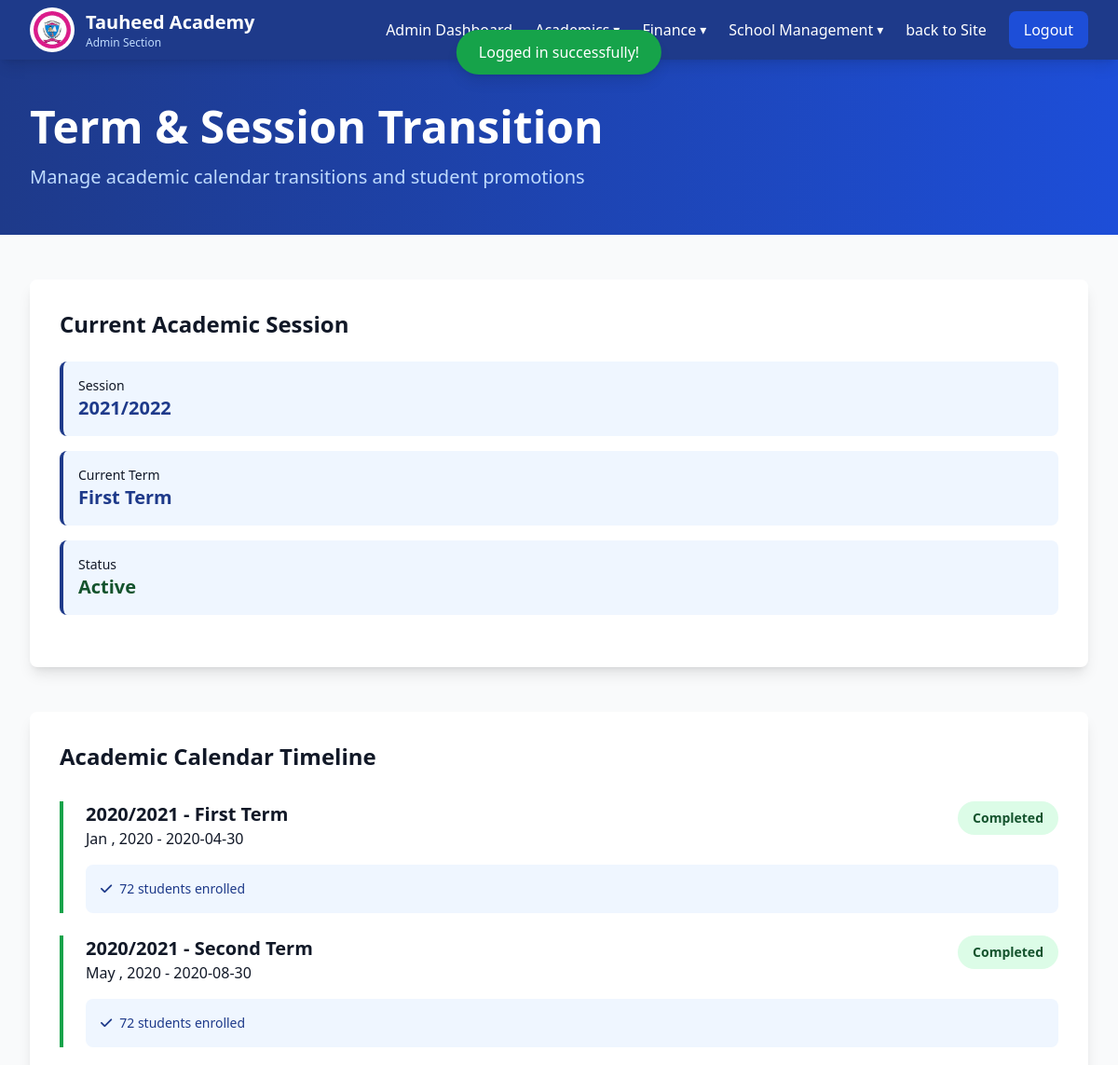
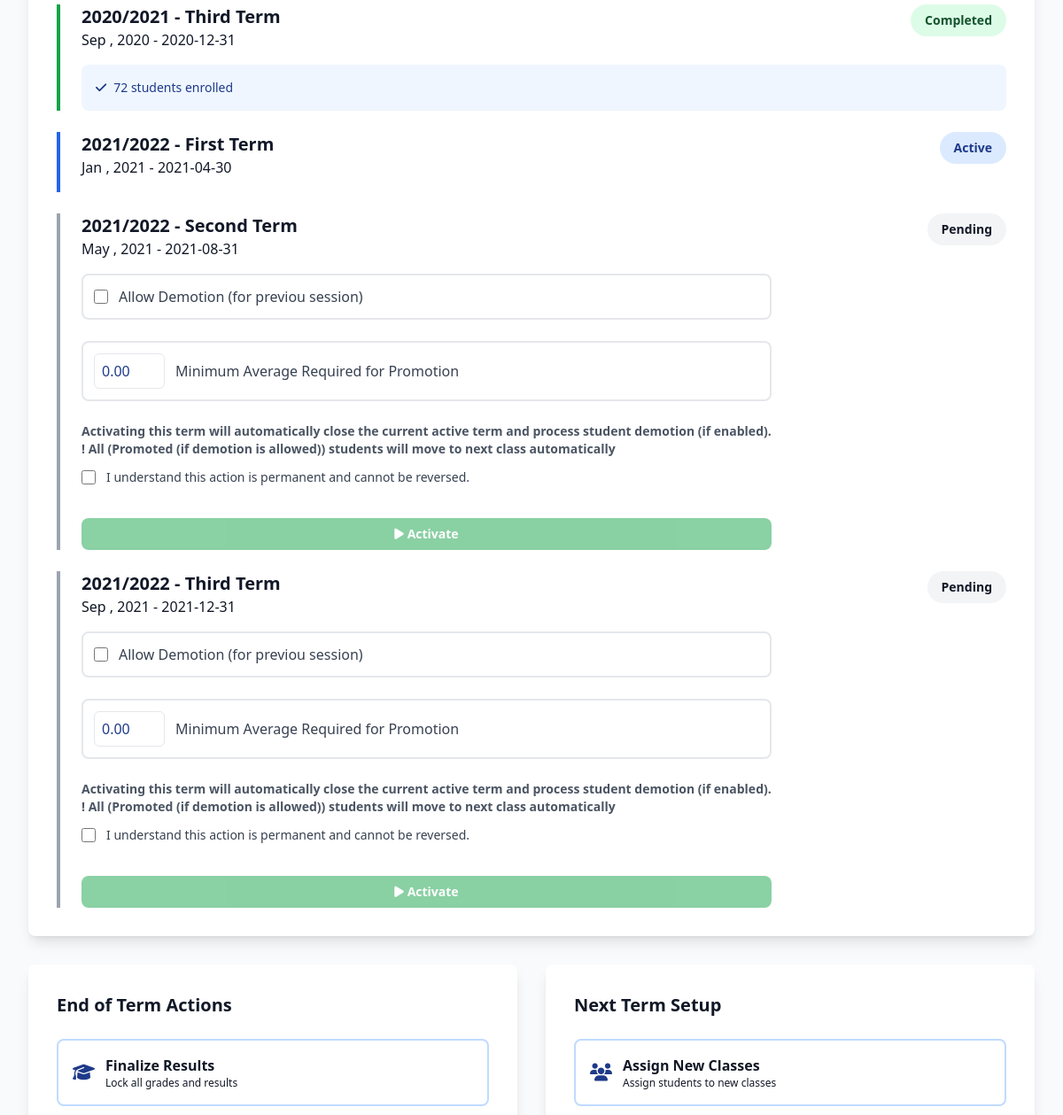
Page /pages/admin/session-term-transtion.php (signed in, upper part) on the earlier database version (2 pictures, top to bottom).
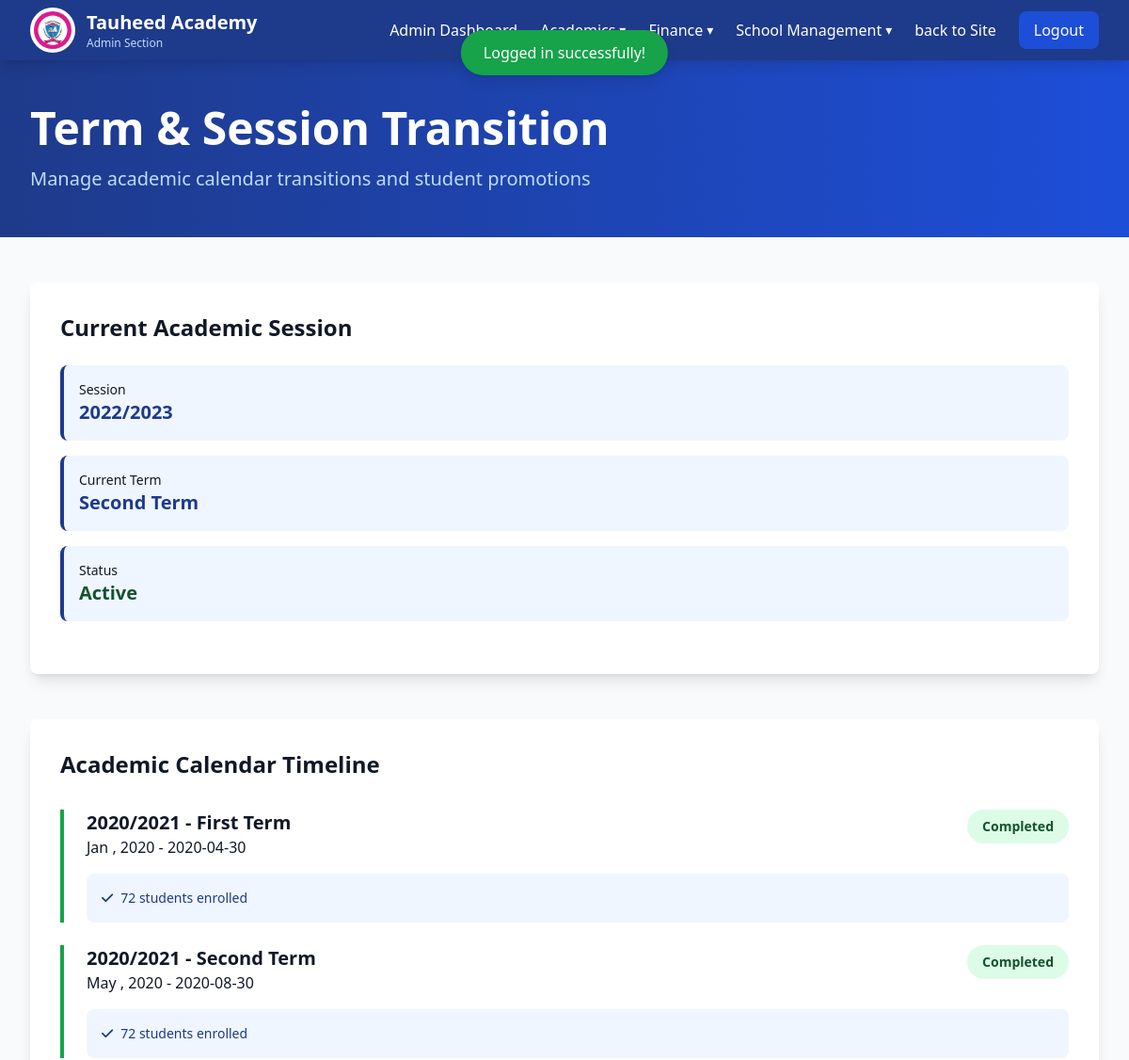
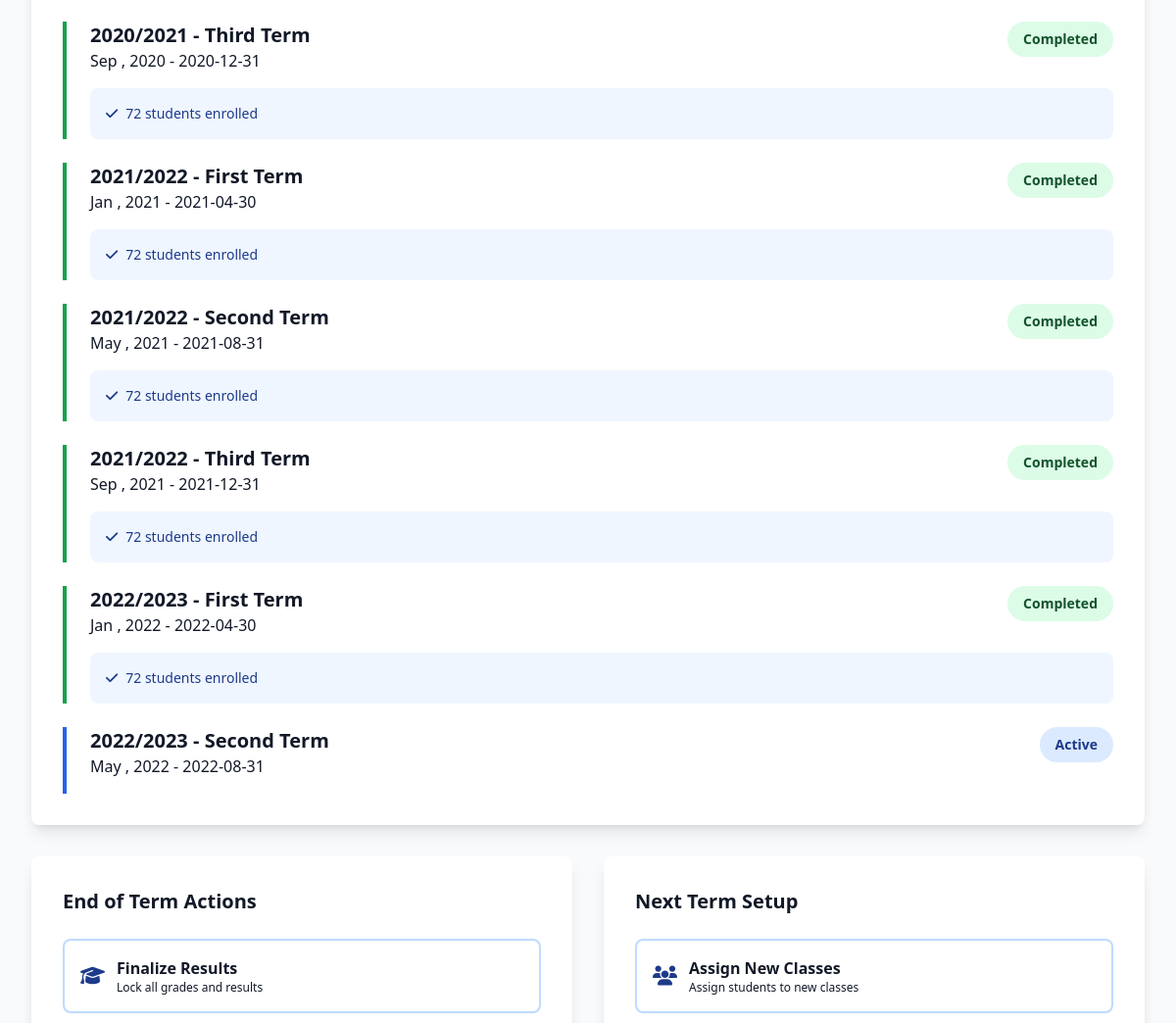
Same page on the later database version (2 pictures, top to bottom).
### tables this page shows
CREATE TABLE `schools` (
  `id` int(11) NOT NULL,
  `name` varchar(150) NOT NULL,
  `motto` varchar(255) DEFAULT NULL,
  `address` varchar(255) DEFAULT NULL,
  `phone` varchar(20) DEFAULT NULL,
  `email` varchar(100) DEFAULT NULL,
  `about_message` text DEFAULT NULL,
  `welcome_message` text DEFAULT NULL,
  `whatsapp_number` varchar(20) DEFAULT NULL,
  `facebook` varchar(255) DEFAULT NULL,
  `twitter` varchar(255) DEFAULT NULL,
  `instagram` varchar(255) DEFAULT NULL,
  `admission_number_format` varchar(255) DEFAULT NULL,
  `admission_number_format_description` varchar(255) DEFAULT NULL,
  `created_at` timestamp NOT NULL DEFAULT current_timestamp(),
  `deleted_at` datetime DEFAULT NULL,
  `updated_at` timestamp NOT NULL DEFAULT current_timestamp() ON UPDATE current_timestamp()
);

CREATE TABLE `terms` (
  `id` int(11) NOT NULL,
  `name` varchar(100) NOT NULL,
  `session_id` int(11) NOT NULL,
  `start_date` date DEFAULT NULL,
  `end_date` date DEFAULT NULL,
  `status` enum('pending','ongoing','finished') DEFAULT 'pending',
  `created_at` timestamp NOT NULL DEFAULT current_timestamp(),
  `deleted_at` datetime DEFAULT NULL,
  `updated_at` timestamp NOT NULL DEFAULT current_timestamp() ON UPDATE current_timestamp()
);

CREATE TABLE `sessions` (
  `id` int(11) NOT NULL,
  `name` varchar(100) NOT NULL,
  `start_date` date DEFAULT NULL,
  `end_date` date DEFAULT NULL,
  `status` enum('pending','ongoing','finished') DEFAULT 'pending',
  `created_at` timestamp NOT NULL DEFAULT current_timestamp(),
  `deleted_at` datetime DEFAULT NULL,
  `updated_at` timestamp NOT NULL DEFAULT current_timestamp() ON UPDATE current_timestamp()
);

### routes/functions.php (called while the page is built, shortened)
<?php
include(__DIR__ .  '/./web.php');
function route($name)
{
    global $routes, $baseUrl;
    if (isset($routes[$name])) {
        return $routes[$name]['url'];
    }
    return $baseUrl . "/index.php";
}
function asset($path)
{
    return "/tauheed-academy-project/static/" . $path;
}

### routes/web.php (called while the page is built, shortened)
<?php
$protocol = (!empty($_SERVER['HTTPS']) && $_SERVER['HTTPS'] !== 'off') ? "https" : "http";
$host = $_SERVER['HTTP_HOST'];
if ($host === 'localhost' || preg_match('/^192\.168\./', $host)) {
    $baseUrl = $protocol . "://" . $host . "/tauheed-academy-project";
} else {
    $baseUrl = $protocol . "://" . $host;
}

### pages/admin/session-term-transtion.php (the view, shortened to what this page needs)
<?php
include __DIR__ . '/../../includes/header.php';
$stmt = $pdo->prepare("
    SELECT
        terms.*,
        sessions.name AS session_name
    FROM terms
    LEFT JOIN sessions
        ON terms.session_id = sessions.id
        AND sessions.deleted_at IS NULL
    WHERE terms.deleted_at IS NULL
    ORDER BY sessions.name ASC, terms.name ASC
");
$stmt->execute();
$terms = $stmt->fetchAll(PDO::FETCH_ASSOC);
$active = 'ongoing';
$stmt = $pdo->prepare("
    SELECT
        terms.*,
        sessions.name AS session_name
    FROM terms
    LEFT JOIN sessions
        ON terms.session_id = sessions.id
        AND sessions.deleted_at IS NULL
    WHERE terms.status = ?
      AND terms.deleted_at IS NULL
    LIMIT 1
");
$stmt->execute([$active]);
$current_term = $stmt->fetch(PDO::FETCH_ASSOC);
?>
<body class="bg-gray-50">
    <?php include(__DIR__ . "/./includes/admins-section-nav.php") ?>
    <section class="bg-gradient-to-r from-blue-900 to-blue-700 text-white py-12">
        <div class="max-w-7xl mx-auto px-4 sm:px-6 lg:px-8">
            <h1 class="text-4xl md:text-5xl font-bold mb-4">Term & Session Transition</h1>
            <p class="text-xl text-blue-200">Manage academic calendar transitions and student promotions</p>
        </div>
    </section>
    <section class="py-12 bg-gray-50">
        <div class="max-w-7xl mx-auto px-4 sm:px-6 lg:px-8">
            <div class="grid grid-cols-1 md:grid-cols-1 gap-8 mb-12">
                <div class="bg-white rounded-lg shadow-lg p-8">
                    <?php if ($current_term) : ?>
                        <h2 class="text-2xl font-bold text-gray-900 mb-6">Current Academic Session</h2>
                        <div class="space-y-4 mb-6">
                            <div class="bg-blue-50 p-4 rounded-lg border-l-4 border-blue-900">
                                <p class="text-sm text-gray-900">Session</p>
                                <p class="text-xl font-bold text-blue-900"><?= $current_term['session_name'] ?></p>
                            </div>
                            <div class="bg-blue-50 p-4 rounded-lg border-l-4 border-blue-900">
                                <p class="text-sm text-gray-900">Current Term</p>
                                <p class="text-xl font-bold text-blue-900"><?= $current_term['name'] ?></p>
                            </div>
                            <div class="bg-blue-50 p-4 rounded-lg border-l-4 border-blue-900">
                                <p class="text-sm text-gray-900">Status</p>
                                <p class="text-xl font-bold text-green-900">Active</p>
                            </div>
                        </div>
                    <?php else : ?>
                        <h2 class="text-2xl font-bold text-gray-900 mb-6">No Academic Session Is Active</h2>
                    <?php endif ?>
                </div>
            </div>
            <div class="bg-white rounded-lg shadow-lg p-8 mb-8">
                <h2 class="text-2xl font-bold text-gray-900 mb-8">Academic Calendar Timeline</h2>
                <div class="space-y-6">
                    <?php foreach ($terms as $term) : ?>
                        <div class="border-l-4
                                    <?php if ($term['status'] === 'ongoing') : ?>
                                    border-blue-600
                                <?php elseif ($term['status'] === 'finished') : ?>
                                    border-green-600
                                <?php elseif ($term['status'] === 'pending') : ?>
                                    border-gray-400
                                <?php endif; ?>
                                pl-6">
                            <div class="flex justify-between items-start mb-4">
                                <div>
                                    <h3 class="text-xl font-bold text-gray-900"><?= $term['session_name'] ?> - <?= $term['name'] ?></h3>
                                    <p class="text-gray-900"><?= date('M , Y', strtotime($term['start_date'])) ?> - <?= $term['end_date'] ?></p>
                                </div>
                                <?php if ($term['status'] === 'ongoing') :  ?>
                                    <span class="px-4 py-2 bg-blue-100 text-blue-900 rounded-full text-sm font-semibold">Active</span>
                                <?php elseif ($term['status'] === 'finished') :  ?>
                                    <span class="px-4 py-2 bg-green-100 text-green-900 rounded-full text-sm font-semibold">Completed</span>
                                <?php elseif ($term['status'] === 'pending') :  ?>
                                    <span class="px-4 py-2 bg-gray-100 text-gray-900 rounded-full text-sm font-semibold">Pending</span>
                                <?php endif;  ?>
                            </div>
                            <?php if ($term['status'] === 'finished') : ?>
                                <div class="bg-blue-50 p-4 rounded-lg text-sm text-blue-900">
                                    <p><i class="fas fa-check mr-2"></i>72 students enrolled</p>
                                </div>
                            <?php endif ?>
                            <div class="flex gap-3">
                                <?php if ($term['status'] === 'pending') :  ?>
                                    <form method="POST" class="flex flex-col gap-3">
                                        <label class="flex items-center p-3 border-2 border-gray-200 rounded-lg cursor-pointer hover:bg-blue-50 mb-3">
                                            <input type="checkbox" class="w-4 h-4 text-blue-900" name="allow_demotion" value="1">
                                            <span class="ml-3 text-gray-700">Allow Demotion (for previou session)</span>
                                        </label>
                                        <label for="average_required" class="flex items-center p-3 border-2 border-gray-200 rounded-lg cursor-pointer hover:bg-blue-50 mb-3">
                                            <input
                                                type="number"
                                                id="average_required"
                                                name="average_required"
                                                value="0.00"
                                                class="w-20 h-10 text-blue-900 border border-gray-200 rounded-md px-2 focus:outline-none focus:ring-2 focus:ring-blue-400">
                                            <span class="ml-3 text-gray-700">Minimum Average Required for Promotion</span>
                                        </label>
                                        <div class="flex flex-col gap-3">
                                            <span class="text-sm text-gray-600 font-semibold">
                                                Activating this term will automatically close the current active term and process student demotion (if enabled).
                                                <br>! All (Promoted (if demotion is allowed)) students will move to next class automatically
                                            </span>
                                            <div class="mb-6">
                                                <label class="flex items-center gap-3 cursor-pointer">
                                                    <input type="checkbox" id="confirmCheckbox" class="w-4 h-4 text-red-600 rounded focus:ring-2 focus:ring-red-500">
                                                    <span class="text-sm text-gray-700">I understand this action is permanent and cannot be reversed.</span>
                                                </label>
                                            </div>
                                            <button type="submit" class="px-4 py-2 bg-green-600 text-white rounded-lg font-semibold hover:bg-green-700 transition text-sm  disabled:opacity-50 disabled:cursor-not-allowed" id="submitBtn" disabled>
                                                <i class="fas fa-play mr-1"></i>Activate
                                            </button>
                                        </div>
                                    </form>
                                <?php endif;  ?>
                            </div>
                        </div>
                    <?php endforeach ?>
                </div>
            </div>
            <div class="grid grid-cols-1 md:grid-cols-2 gap-8">
                <div class="bg-white rounded-lg shadow-lg p-8">
                    <h3 class="text-xl font-bold text-gray-900 mb-6">End of Term Actions</h3>
                    <div class="space-y-3">
                        <button class="w-full flex items-center gap-3 p-4 border-2 border-blue-200 rounded-lg hover:bg-blue-50 transition text-left">
                            <i class="fas fa-graduation-cap text-blue-900 text-xl"></i>
                            <div>
                                <p class="font-semibold text-gray-900">Finalize Results</p>
                                <p class="text-xs text-gray-900">Lock all grades and results</p>
                            </div>
                        </button>
                    </div>
                </div>
                <div class="bg-white rounded-lg shadow-lg p-8">
                    <h3 class="text-xl font-bold text-gray-900 mb-6">Next Term Setup</h3>
                    <div class="space-y-3">
                        <button class="w-full flex items-center gap-3 p-4 border-2 border-blue-200 rounded-lg hover:bg-blue-50 transition text-left">
                            <i class="fas fa-users text-blue-900 text-xl"></i>
                            <div>
                                <p class="font-semibold text-gray-900">Assign New Classes</p>
                                <p class="text-xs text-gray-900">Assign students to new classes</p>
                            </div>
                        </button>
                    </div>
                </div>
            </div>
        </div>
    </section>
</body>
</html>

### includes/header.php (shortened to what this page needs)
<?php
include(__DIR__ .  '/../routes/functions.php');
$stmt = $pdo->prepare('SELECT * FROM schools ORDER BY created_at ASC LIMIT 1');
$stmt->execute();
$school = $stmt->fetch(PDO::FETCH_ASSOC);
?>
<!DOCTYPE html>
<html lang="en">
<head>
    <script src="https://cdn.tailwindcss.com"></script>
    <link rel="stylesheet" href="https://cdnjs.cloudflare.com/ajax/libs/font-awesome/6.5.1/css/all.min.css">
    <link href="https://cdn.jsdelivr.net/npm/tom-select/dist/css/tom-select.css" rel="stylesheet">
</head>
<?php
include(__DIR__ . '/./components/success-notification.php');
?>

### includes/components/success-notification.php (shortened to what this page needs)
<?php if (isset($_SESSION['success'])): ?>
    <div id="successAlert"
        class="fixed top-4 left-1/2 transform -translate-x-1/2 mt-4 px-6 py-3 bg-green-600 text-white rounded-full shadow-lg opacity-0 translate-y-[-100%] transition-all duration-500 ease-in-out z-[9999]">
        <?= htmlspecialchars($_SESSION['success']); ?>
    </div>
<?php endif; ?>

### pages/admin/includes/admins-section-nav.php (shortened to what this page needs)
<nav class="bg-blue-900 text-white sticky top-0 z-50 shadow-lg">
    <div class="max-w-7xl mx-auto px-4 sm:px-6 lg:px-8">
        <div class="flex justify-between items-center h-16">
            <div class="flex items-center gap-3">
                <img src="<?= asset('images/logo.png') ?>" alt="School Logo" class="h-12 w-12 rounded-full bg-white p-1">
                <div>
                    <h1 class="text-xl font-bold"><?= $school['name'] ?? 'Tauheed Academy' ?></h1>
                    <p class="text-xs text-blue-200">Admin Section</p>
                </div>
            </div>
            <div class="hidden md:flex items-center gap-6">
                <a href="<?= route('admin-section'); ?>" class="hover:text-blue-300 transition">Admin Dashboard</a>
                <div class="relative group">
                    <div class="hover:text-blue-300 transition flex items-center gap-1">
                        <span class="text-sm">▾</span>
                    </div>
                </div>
                <div class="relative group">
                    <div class="hover:text-blue-300 transition flex items-center gap-1">
                        Finance
                        <span class="text-sm">▾</span>
                    </div>
                </div>
                <div class="relative group">
                    <div class="hover:text-blue-300 transition flex items-center gap-1">
                        School Management
                        <span class="text-sm">▾</span>
                    </div>
                </div>
                <a href="<?= route('home') ?>" class="hover:text-blue-300 transition">back to Site</a>
                <a href="<?= route('logout') ?>"> <button class="bg-blue-700 hover:bg-blue-800 px-4 py-2 rounded-lg transition">Logout</button></a>
            </div>
        </div>
    </div>
</nav>

Differences in the rows shown:
added terms: session.name "2022/2023", name "Second Term", start_date "May , 2022", end_date "2022-08-31", status "Active"
changed terms "Jan , 2021": status "Active" → "Completed 72 students enrolled"
changed terms "May , 2021": allow_demotion "☐" → (not shown); average_required "0.00" → (not shown); value "☐" → (not shown); status "Pending Allow Demotion (for previou session) Minimum Average Required for Promotion Activating this term will automatically close the current active term and process student demotion (if enabled). ! All (Promoted (if demotion is allowed)) students will move to next class automatically I understand this action is permanent and cannot be reversed. Activate" → "Completed 72 students enrolled"
changed terms "Sep , 2021": allow_demotion "☐" → (not shown); average_required "0.00" → (not shown); value "☐" → (not shown); status "Pending Allow Demotion (for previou session) Minimum Average Required for Promotion Activating this term will automatically close the current active term and process student demotion (if enabled). ! All (Promoted (if demotion is allowed)) students will move to next class automatically I understand this action is permanent and cannot be reversed. Activate" → "Completed 72 students enrolled"
added terms: session.name "2022/2023", name "First Term", start_date "Jan , 2022", end_date "2022-04-30", status "Completed"
Other differences:
$current_term['session_name']: "2021/2022" → "2022/2023"
$current_term['name']: "First Term" → "Second Term"
